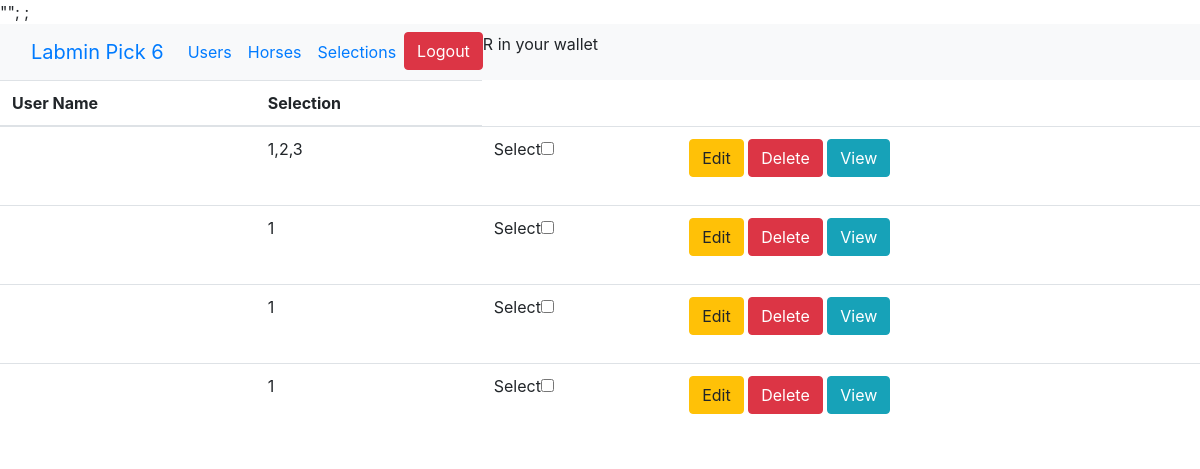
The app's page /admin/Modules/Selections/index.php, older data.
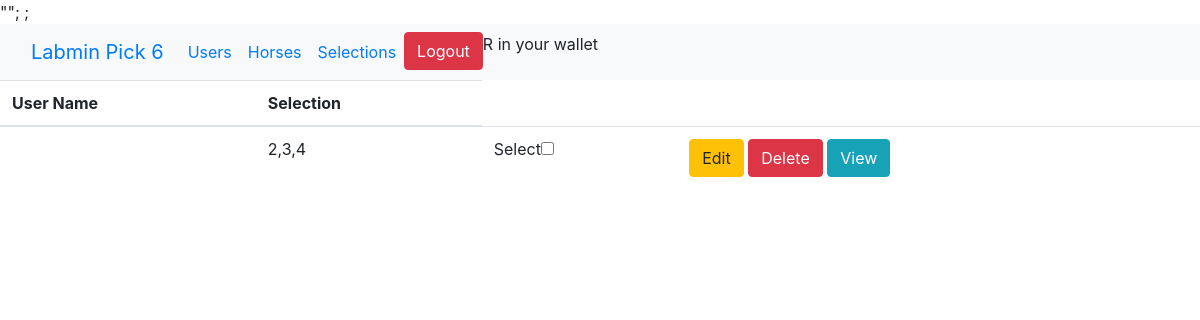
The same page, newer data.
### tables this page shows
CREATE TABLE `modules` (
  `id` int(11) NOT NULL,
  `name` text NOT NULL,
  `is_active` varchar(3) NOT NULL
);

CREATE TABLE `selections` (
  `id` int(11) NOT NULL,
  `userid` int(11) NOT NULL,
  `selection` varchar(50) NOT NULL
);

### admin/Libraries/Connections/conn.php (called while the page is built, shortened)
<?php
  function runSQL($sql){
    $conn = new mysqli(getHost(), getDBUser(), getPass(), getDB());
    $result = $conn->query($sql);
    return $result;
  }
?>

### admin/Libraries/Elements/Elements.php (the view, shortened to what this page needs)
<?php
  function Label($text){
    $text = ucfirst($text);
    return "<label>" . $text . "</label>";
  }
  function getTools($db, $id){
    echo "<form method='post'>
            <input type='submit' name='action' id='EditModal' value='Edit' class='btn btn-warning'>
            <input type='submit' name='action' id='DeleteModal' value='Delete' class='btn btn-danger'>
            <input type='submit' name='action' id='View' value='View' class='btn btn-info'>
            <input type='hidden' name='db' id='db' value='$db'>
            <input type='hidden' name='id' id='id' value='$id'>
          </form>";
  }
  function createJoinTable($sql, $db, $headings, $buttons){
    $data = runSQL($sql);
    echo "<table class='table table-striped'>
            <thead>";
    foreach($headings as $heading){
      echo "<th>{$heading}</th>";
    }
    echo "<thead>";
    while($columns = $data->fetch_assoc()){
      echo "<tr>";
      foreach($headings as $heading){
        echo "<td>{$columns[$heading]}</td>";
      }
      if (isset($buttons)){
        foreach($buttons as $button){
          $id = $columns['id'];
          if ($button == 'select'){
            echo "<td>" .
              Label("Select") .
                "<input type='checkbox' id='selected' name='selected[]' value='$id' >
                </td>";
          }
        }
      }
      echo "<td>";
      getTools($db, $columns['id']);
      echo "  </td>
            </tr>";
    }
    echo "</table>";
  }
?>

### admin/Modules/Selections/index.php (shortened to what this page needs)
"<script src='script/selections.js'></script>";
<?php
  require_once("Selections_class.php");
  require("../../Includes/header.php");
  require_once("../../Libraries/Elements/Elements.php");
  $selection = new Selections();
  if (isset($_POST['action'])){
    if($_POST['action'] == "addNew"){
      $selection->addNew($_POST['db']);
    }
    if ($_POST['action'] == 'addrecord'){
      $result = $selection->Add($_POST);
      echo $result;
    }
    if ($_POST['action'] == 'Edit'){
      $selection->Edit($_POST['db'], $_POST['id']);
    }
    if ($_POST['action'] == 'updaterecord'){
      $result = $selection->Update($_POST);
      echo $result;
    }
    if ($_POST['action'] == 'saveselection'){
      $result = $selection->SaveSelection();
    }
    if ($_POST['action'] == 'deleterecord'){
      $result = $selection->DeleteRecord();
      echo header('Location: index.php');
    }
    if ($_POST['action'] == 'View'){
      echo "view  selection";
      $result = $selection->View($_POST['db']);
    }
  } else {
    $selection->init();
  }
  include("../../Includes/footer.php");
?>

### admin/Modules/Selections/Selections_class.php (shortened to what this page needs)
<script href='../../Selections/script/selection.js'></script>;
<?php
  require_once("../../Libraries/Elements/Elements.php");
  class Selections {
    function init() {
      $sql = "SELECT s.id, u.username as 'User Name', s.selection as 'Selection' FROM selections s
          LEFT JOIN users u ON u.id = s.userid";
      $tablename = 'selections';
      $buttons = array("select");
      $headings = array('User Name', 'Selection');
      $table = createJoinTable($sql, $tablename, $headings, $buttons);
    }
  }
?>

### admin/Includes/header.php (shortened to what this page needs)
<!DOCTYPE html>
<html lang="en">
<head>
    <link href="../../Libraries/Bootstrap/css/bootstrap.min.css" rel="stylesheet">
</head>
<body>
    <nav class="navbar navbar-expand-lg bg-light">
      <div class="container-fluid">
        <a class="navbar-brand" href="#">Labmin Pick 6</a>
        <div class="collapse navbar-collapse" id="navbarSupportedContent">
          <ul class="navbar-nav me-auto mb-2 mb-lg-0">
            <?php
                $url = "http://localhost/Boddaert/admin/Modules/";
                $sql = "SELECT * FROM modules WHERE is_active='Yes'";
                $result = runSQL($sql);
                while($row = $result->fetch_assoc()){
                    $modulename = ucfirst($row['name']);
                    $link = $url . $row['name']."/index.php";
                    echo "<li class='nav-item'>
                            <a class='nav-link active' aria-current='page' href='$link'>{$modulename}</a>
                        </li>";
                }
                echo "<li>
                        <a <button class='btn btn-danger' aria-current='page' href='' onclick='LogOut()'>Logout</button></a>
                      </li>
                      <li>";
                        echo "R" . $_SESSION['wallet'] . " in your wallet
                      </li>";
            ?>
          </ul>
        </div>
      </div>
    </nav>
    </body>

### admin/Includes/footer.php
</body>
</html>

Row changes from the older to the newer data that the page shows:
removed selections: selection "1,2,3"
removed selections: selection "1"
removed selections: selection "1"
removed selections: selection "1"
added selections: selection "2,3,4"
